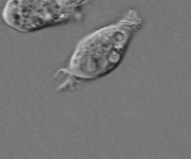
#> input picture 5_Numpy_Scipy_Skimage/cell.png, 191 x 159 px
$ jupyter execute Numpy_Scipy_Skimage.ipynb
#> lines starting #> are read from the running program, lines starting #| are printed output that depends on the picture; after the words box and inside, x2 and y2 are one past the last pixel; in counts of white or black regions, pixels touching at a corner belong together
# Numpy

The library numpy stands for Numerical Python and is the standard for working with data arrays. We already saw an example of use in the previous section when importing packages.

Among the functionalities of the package, we have:

 1. Basic mathematical functions (cos, sin, tan, exp...)
 2. Matrix construction (zeros, eye, ones)
 3. Operate with matrices (sum, cumsum, mean...)
 4. Random number generation (rand, seed)

The full documentation can be found [here](https://numpy.org/).

Let's import the package.

> **NOTE: Abreviations** As we saw in the previous tutorial, we can abreviate the name of the packages as we want when importing. However, some packages that are very commonly used have abreviations that everybody uses and are kind of an standard. In the case of `numpy`, the abreviation is `np`. Usually, you can find the abreviation in the own tutorials of the package (see for example [this one](https://numpy.org/devdocs/user/quickstart.html)).

[cell 1]
import numpy as np

## What are data arrays?

Data arrays are containers like lists or dictionaries. The main characteristics are:

 1. All the elements are of the same DataType (Int, Float...)
 2. They are organized in N dimensions (1 is a Vector, 2 is a Matrix...)

It is more clear if we construct an array.

[cell 2]
a = np.zeros([2,3],int)
a

The function `np.zeros` is a function that constructs a numpy array and fills it with zeros. In the above, we specified it to make a matrix (2 dimensions) of size 2x3.

And we can see the data type that the array contains by calling the property `dtype`.

[cell 3]
a.dtype

We can see the dimensions of the array by calling the property `shape`.

[cell 4]
a.shape

## Constructors

There are many ways of creating an array. We can create it from a container using the function `array`.

[cell 5]
np.array([1,2,3])

You can use any of the handful methods for constructing from scratch:

 - `zeros`
 - `ones`
 - `eye`

Try here to construct your own arrays:

## Accessing the elements of an array

We can access the elements of a data type as lists. Consider the following array:

[cell 6]
a = np.array([[1,2,3],[4,5,6],[7,8,9]])
a

We can access by position in the array as a coordinate in the dimensions.

[cell 7]
print("The element in coordinate (0,0) is ", a[0,0])
print("The element in coordinate (1,end) is ", a[1,-1])

We can use slices,

[cell 8]
print(a[0,:])

[cell 9]
print(a[:,1:])

[cell 10]
print(a[:2,1:])

Or we can use boolean access. That is, provide an array of the same size that indicates `True` or `False` is to return that value.

Imagine that we want to obtain the values that are even, we can do this by creating manually the boolean matrix:

[cell 11]
get_even = np.array([[True,False,True],[False,True,False],[True,False,True]])
get_even

[cell 12]
a[get_even]

### An important difference between lists and arrays

Consider the following variables.

[cell 13]
l = [1,2,3,4]
a = np.array(l)

One is a list and the other is a numpy array. Imagine that we want to add one to all the elements.

We cannot say to the function to do `l+1` as it will give an error (check it up if you want).

For the list we need to define a loop:

[cell 14]
for i in range(len(l)):
    l[i] += 1

l

This is because the elements of the list container can be whatever. However, in the array, all are of the same type and if we can operate one, we can do it over all of them.

[cell 15]
a = a + 1
a

As simple as that.

This is extremely powerful as we can now automatize many things. Think for example the case where we wanted to find all the even elements in the matrix. Before, we did it by hand creating the boolean network. But now we can perform it directly by operating:

[cell 16]
get_even = (a % 2 > 0)
a[get_even]

Where we basically have checked the rest of all the elements by 2 (`a % 2` operation) and see if they had a rest (`(a % 2)>0`).

## Saving and loading arrays

The default format in which numpy saves data is the `npy` format. We can save an array using the `save` function.

[cell 17]
np.save("data",np.ones([2,3,4]))

We can load using the function `load`. Load the `data.npy` that we created, for example

[cell 18]
np.load("data.npy")

In practice, there are many formats that we can work with. Numpy provides functionality to open many common formats, others will require specific packages to upload them.

Consider the habitual `csv` format. This is a delimited text format that may not have the same length in all columns or the same type for each entry. However, if we inspect the data, we see that it is of an appropriate shape and data type for a numpy array. We can load it using the function `loadtxt`.

[cell 19]
np.loadtxt("data.csv",delimiter=",")

## Operating with arrays

The numpy library provides a wide set of mathematical functions to operate over arrays and numbers in general.

See some examples:

[cell 20]
a = np.array([[1,2,3,4,5],[1,2,3,4,5]])

[cell 21]
np.cos(a)

[cell 22]
np.mean(a)

[cell 23]
np.mean(a,axis=0) #Specifying to perform the mean over the first dimension

[cell 24]
np.unique(a) #Find unique (non-repeated) elements in all the array

## Summary

By this point you should learn the basics features of Numpy:

 - What are numpy arrays (data object, and a container) and their use (single data type, N dimensions)
 - How to construct them
 - How to acces their elements (by coordinate, by slices or by boolean arrays)
 - How to save and load them
 - How to operate with them

This data object is the basis for many other packages and tools that are commonly used in data science. In the following, we will see a couple of packages that rely deeply on them.

# Scipy

As mentioned, numpy is the basic packages to work with array objects and provide basic functions to work with them.

On top of this packages, many packages are built.

`Scipy` comes into play to provide advanced features used for scientific purposes:

 - statistics
 - optimization
 - integration
 - interpolation
 ...

 A full set of already implemented functions can be been found in the [documentation](https://docs.scipy.org/doc/scipy/tutorial/index.html#user-guide).

 As you face new projects and problems, you will search and discover the functionalities that you may need. In here we will give a very brief taste of the what that scipy provides. One of the most basic things when doing data analysis is to do statistical tests.

 For that, we will use the module `stats`. This is similar to `pyplot` when we were using `matplotlib` that we will import for visualization.

 Let's import it:

[cell 25]
import scipy.stats as st
import matplotlib.pyplot as plt
import seaborn as sns

We are going to analyze a very simple dataset that is stored in file `data.csv`.

The dataset is a matrix with:

 - 1000 rows that are observations (e.g. cells)
 - 2 columns that are variables (e.g. measured genes)

We want to analyze if:
 - The variables are correlated
 - The variables are normally distributed

Step 1: Upload the data.

We know how to upload data into an array now.

[cell 26]
X = np.loadtxt("data.csv",delimiter=",")

We can visualize the data now in a scatter plot.

[cell 27]
fig,ax = plt.subplots()

sns.scatterplot(x=X[:,0],y=X[:,1],ax=ax)
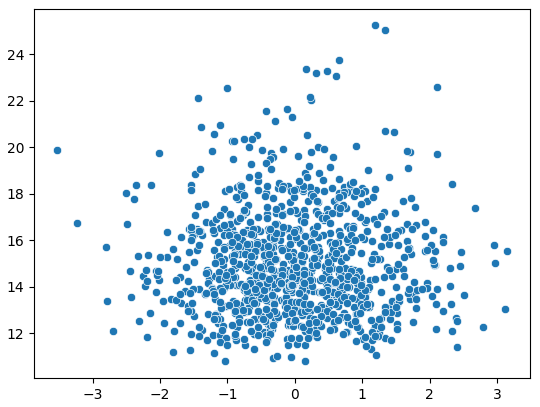
#> figure drawn by matplotlib, 1 panel

## Check variables are correlated

We would like to check now the correlation between variables.

The `numpy` contains already a function to check the correlation of data: the function `corrcoef`.

Let's use it to check the correlation:

[cell 28]
np.corrcoef(X)

There is something wrong in this. Didn't we have just two variables? What are all these numbers?

If you look at the (documentation of `corrcoef`)[https://numpy.org/doc/stable/reference/generated/numpy.corrcoef.html], it says that:

```
Parameters

    xarray_like

        A 1-D or 2-D array containing multiple variables and observations. Each row of x represents a variable, and each column a single observation of all those variables. Also see rowvar below.
...
```

**Each row of x represents a variable, and each column is a single observation of all those variables.**

But as we said, our data is in the form of observations x variables, not variables x observations. So if we want to get things done properly, we have to exchange the dimensions of the array. We can do this with `np.tranpose()` or the array method `arrayX.transpose()`. Let's use the second:

[cell 29]
np.corrcoef(X.transpose())

Now, things make sense, the diagonal terms are the correlation of a variable with itself, and the off-diagonal terms are the correlation between variables. This correlation is very close to zero, so we can conclude that the variables are not correlated.

## Check if variables are normally distributed

Now, let's check if the variables are normally distributed. We can first have a visual impression of the data by doing histogram plots of the variables.

[cell 30]
fig,ax = plt.subplots(1,2,figsize=[20,5])

sns.histplot(x=X[:,0],ax=ax[0])
sns.histplot(x=X[:,1],ax=ax[1])
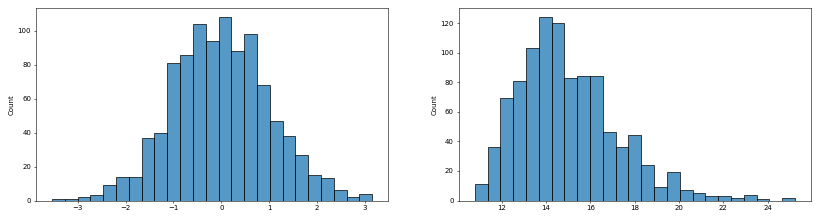
#> figure drawn by matplotlib, 2 panels; panel 1: tallest bar 108 high, from x = -0.057 to 0.211; panel 2: tallest bar 124 high, from x = 13.67 to 14.25

The first variable looks approximately less normal, but the second is clearly skewed.

We want to be more quantitative than this. For doing that we have to do two things:

 1. Make a normal distribution that has the same statistics as our distribution
 2. Compare that distribution with our original distribution

For the first step, we need the statistics of our data. Normal distributions have two statistics:

 - mean of the distribution
 - standard deviation of the distribution

We can compute these from our data for each variable using `numpy`.

[cell 31]
m = np.mean(X,axis=0)
m

[cell 32]
std = np.std(X,axis=0)
std

Now is when scipy comes into play. We need to create a normal distribution. `scipy.stats` has already all the usual distributions implemented into them with properties.

We will create a normal distribution with:

`st.norm(loc=mean,scale=std)`

[cell 33]
d0 = st.norm(loc=m[0],scale=std[0])
d1 = st.norm(loc=m[1],scale=std[1])

The distributions are objects that have implemented all the typical methods that we use from distributions (generation of random samples, cumulative distribution functions, probability density...).

For example, if we want to generate random samples, we use the method `rvs` (random variable sample).

Let's visualize our normal distributions with the statistics and the original data distributions.

[cell 34]
#Make random samples
sample0 = d0.rvs(1000)
sample1 = d1.rvs(1000)

#Plot them
fig,ax = plt.subplots(1,2,figsize=[20,5])

sns.histplot(x=X[:,0],ax=ax[0])
sns.histplot(x=sample0,ax=ax[0],color="red")
sns.histplot(x=X[:,1],ax=ax[1])
sns.histplot(x=sample1,ax=ax[1],color="red")
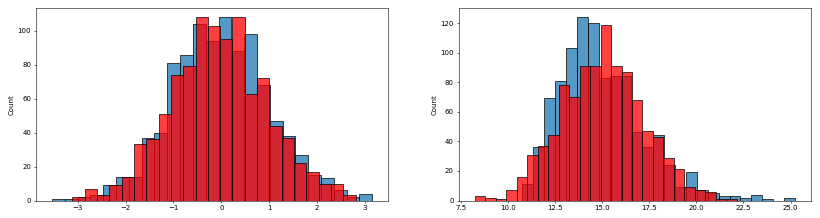
#> figure drawn by matplotlib, 2 panels; panel 1: tallest bar 108 high, from x = -0.057 to 0.211; panel 2: tallest bar 124 high, from x = 13.67 to 14.25; panel 2: tallest bar 119 high, from x = 14.92 to 15.48

Finally, we want to compare our normal distributions against the data and check if the data came from a normal distribution. For that, we can use a test like the Kolgomorov-Smirnov for the comparison of distributions.

This is implemented in `st.ks_1samp`. This function asks for:

 - Sample data
 - A function that returns the cumulative function of a distribution to compare the sample

Luckily, the method `cdf` is the cumulative distribution function already implemented in the distribution object, so we can call the function without hesitation.

[cell 35]
st.ks_1samp(X[:,0],d0.cdf)

[cell 36]
st.ks_1samp(X[:,1],d1.cdf)

The function returns us a p-value that indicates how likely is that our data comes from the distribution. As we can see, the p-value for the first variable is quite high which means that with a high probability this data comes from a normal distribution. The second variable, on the contrary, is very unlikely to come from a normal distribution, as we were observing by intuition.

## Summary

By now you should have learned that:

 - Scipy is a package that has many functions for the analysis of data.
 - This package is based on numpy.
 - We learned how we can construct distributions and perform some basic statistical analysis in data.

# Scikit-image

Another package that is very handful for the analysis of images is scikit-image.

This package can perform less of the same work as the famous `FIJI` package, but now inside python, so you can connect the image analysis with the rest of the analysis pipeline without needing to use different methods. Making the image analysis in Python can be a very good option as can be used with very modern tools such as `Cellpose`, a state-of-the-art deep neural network for cell segmentation.

As scipy, this package is vast and it is not the purpose of this tutorial to explain all it provides, which you will discover as you may use the tools in it if you need the package.

Skimage is also based in numpy as an image can be understood as an array of pixels x pixels x channels (e.g. Red Green Blue channels).

As with many of the other packages that we have used, scikit-image comes with many different modules. Let's import some of them:

[cell 37]
from skimage import filters, io, measure

We can load an image:

[cell 38]
im = io.imread("cell.png")
#> im is the input picture: shape (159, 191); min 28, max 212, mean 118.2

Plot it:

[cell 39]
plt.imshow(im,cmap=plt.cm.gray)

Imagine we want to count the number of cells and their size.

We need to:
 - Find the regions where there are cells
 - Segment the cells from the background
 - Label the different cells
 - Analyze the data

There are thousands of ways of doing this. We just show a potential option for this image to see how to make pipelines.

[cell 40]
im0 = im.copy()

im1 = filters.sobel(im0) #Apply sobel filter and return the transformed image
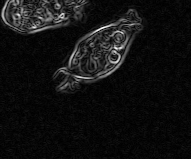
#> im1: shape (159, 191) float64; min 0, max 0.292, mean 0.0205; drawn with min black and max white
im2 = filters.gaussian(im1,2) #Apply a gaussian filter and return the transformed image
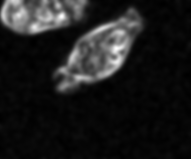
#> im2: shape (159, 191) float64; min 0.00453, max 0.144, mean 0.0204; drawn with min black and max white
threshold = filters.threshold_li(im2) #Calculate the threshold intensity of the image using li method
#> threshold = 0.0251
im3 = im2>threshold #Threshold the data. Remember that we can do this for all the pixels because im2 is a numpy array.
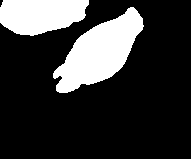
#> im3: shape (159, 191) bool; 21.3% white; 2 white regions, box (x1, y1, x2, y2) and area: (53, 7, 144, 93) 3941, (0, 0, 89, 36) 2532
im4 = measure.label(im3) #Finally add a different number to each independent cell to label them
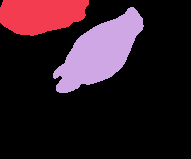
#> im4: shape (159, 191) int32; 3 distinct labels, from 0 to 2; one colour per label, 0 black

fig,ax = plt.subplots(1,5,figsize=[50,15])

ax[0].imshow(im0,cmap=plt.cm.gray)
ax[0].set_title("Original",fontsize=20)
ax[1].imshow(im1,cmap=plt.cm.gray)
ax[1].set_title("Sobel filter (edge detection)",fontsize=20)
ax[2].imshow(im2,cmap=plt.cm.gray)
ax[2].set_title("Gaussian blur (remove finer details)",fontsize=20)
ax[3].imshow(im3,cmap=plt.cm.gray)
ax[3].set_title("Threshold image (separate background from cells)",fontsize=20)
ax[4].imshow(im4,cmap=plt.cm.gray)
ax[4].set_title("Label cells (give different pixel numbers to different cells)",fontsize=20);

By the end of the pipeline, we have the cells segmented with different numbers. Now we can measure many properties of the cells.

[cell 41]
measure.regionprops_table(im4,properties=("area","eccentricity"))
#> Out = {'area': [2532, 3941], 'eccentricity': [0.922, 0.903]}
